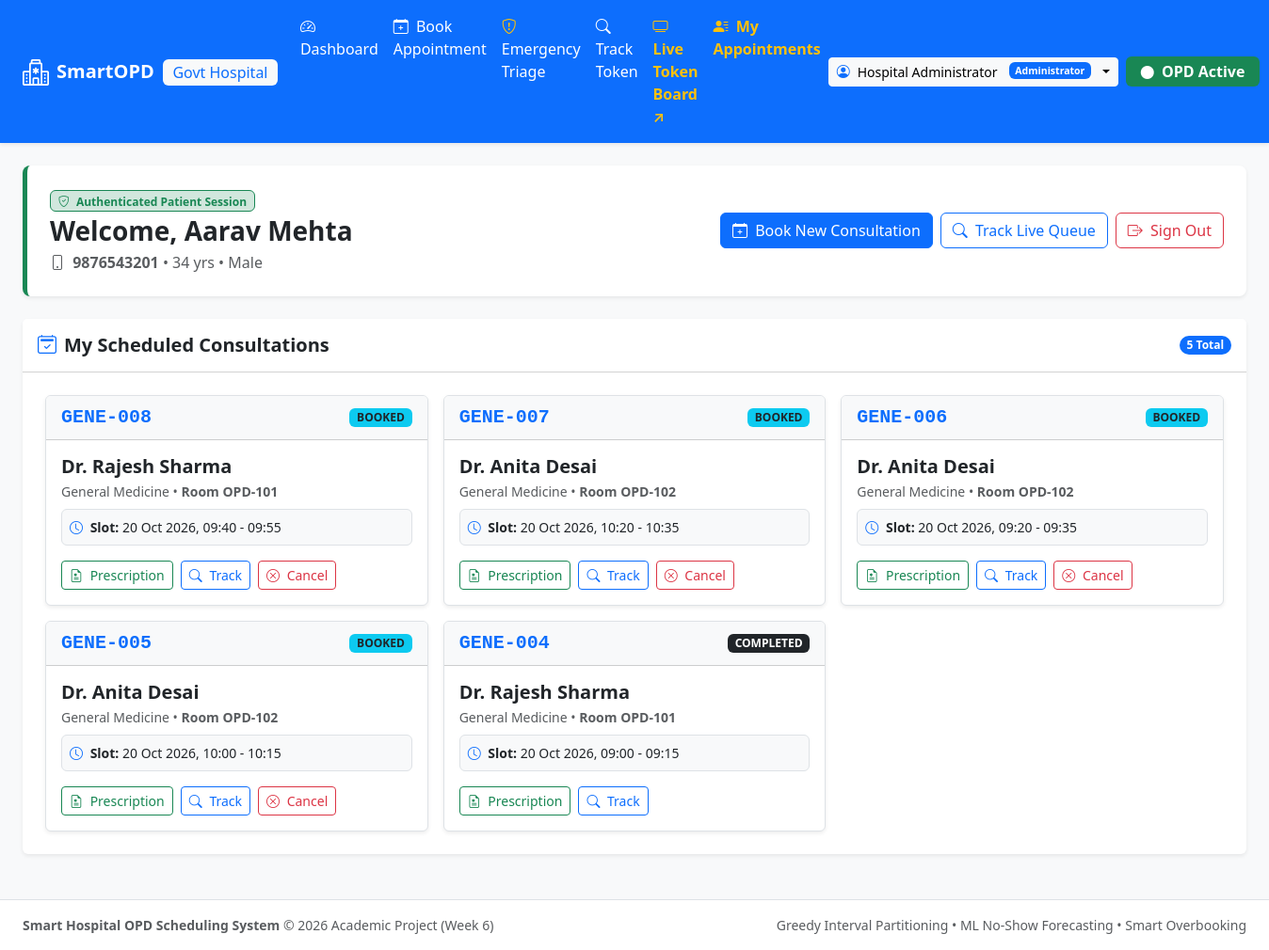
Screenshot of /patient/dashboard (signed in) with the database file from the repository.
### src/core/models.py (models this page shows, shortened)
class Patient(Base):
    __tablename__ = "patients"
    patient_id = Column(Integer, primary_key=True, autoincrement=True)
    name = Column(String(120), nullable=False)
    age = Column(Integer, nullable=False)
    gender = Column(String(10), nullable=False)
    phone = Column(String(20), unique=True, nullable=False, index=True)
    total_visits = Column(Integer, default=0, nullable=False)
    past_no_shows = Column(Integer, default=0, nullable=False)
    appointments = relationship("Appointment", back_populates="patient")
    triages = relationship("EmergencyTriage", back_populates="patient")

class Doctor(Base):
    __tablename__ = "doctors"
    doctor_id = Column(Integer, primary_key=True, autoincrement=True)
    name = Column(String(120), nullable=False)
    specialization = Column(String(100), nullable=False, index=True)
    room_number = Column(String(20), nullable=False)
    max_daily_capacity = Column(Integer, default=30, nullable=False)
    is_available = Column(Boolean, default=True, nullable=False)
    dept_id = Column(Integer, ForeignKey("departments.dept_id"), nullable=False)
    department = relationship("Department", back_populates="doctors")
    slots = relationship("TimeSlot", back_populates="doctor", cascade="all, delete-orphan")
    appointments = relationship("Appointment", back_populates="doctor")
    triages = relationship("EmergencyTriage", back_populates="doctor")

### app.py (the view)
    @app.route("/patient/dashboard")
    def patient_dashboard():
        patient_session = session.get("patient")
        if not patient_session:
            return redirect(url_for("login", next=request.path))
        patient_id = patient_session["patient_id"]
        service = get_service()
        patient = service.session.query(Patient).filter(Patient.patient_id == patient_id).first()
        if not patient:
            session.pop("patient", None)
            return redirect(url_for("login"))
        appointments = service.session.query(Appointment).filter(
            Appointment.patient_id == patient_id
        ).order_by(Appointment.appointment_id.desc()).all()
        appt_cards = []
        for a in appointments:
            appt_cards.append({
                "appointment_id": a.appointment_id,
                "token": service.generate_token(a),
                "doctor_name": a.doctor.name if a.doctor else "Unassigned",
                "specialization": a.doctor.specialization if a.doctor else "General",
                "room_number": a.doctor.room_number if a.doctor else "N/A",
                "slot_time": f"{a.slot.start_time.strftime('%d %b %Y, %H:%M')} - {a.slot.end_time.strftime('%H:%M')}" if a.slot else "TBD",
                "status": a.status.value,
                "can_cancel": a.status in [AppointmentStatus.BOOKED, AppointmentStatus.CONFIRMED, AppointmentStatus.CHECKED_IN],
                "has_prescription": a.prescription is not None
            })
        return render_template("patient_dashboard.html", patient=patient, appointments=appt_cards)

### src/db.py (called while the page is built)
def get_session():
    return ScopedSession()

### src/services.py (called while the page is built, shortened)
    def seed_initial_data_if_empty(self):
        if self.session.query(Department).count() > 0:
            return

    def generate_token(self, appointment: Appointment) -> str:
        dept_name = appointment.doctor.department.dept_name.upper() if appointment.doctor and appointment.doctor.department else "OPD"
        prefix = dept_name[:4]
        return f"{prefix}-{appointment.appointment_id:03d}"

### templates/patient_dashboard.html (shortened to what this page needs)
{% extends "base.html" %}
{% block content %}
<div class="row mb-4">
    <div class="col-12">
        <div class="p-4 bg-white rounded-3 shadow-sm border-start border-success border-5 d-flex justify-content-between align-items-center flex-wrap gap-3">
            <div>
                <div class="badge bg-success-subtle text-success border border-success mb-1">
                    <i class="bi bi-shield-check me-1"></i> Authenticated Patient Session
                </div>
                <h3 class="fw-bold mb-1 text-dark">Welcome, {{ patient.name }}</h3>
                <p class="text-muted mb-0">
                    <i class="bi bi-phone me-1"></i> <strong>{{ patient.phone }}</strong>
                    &bull; {{ patient.age }} yrs &bull; {{ patient.gender }}
                </p>
            </div>
            <div class="d-flex gap-2 flex-wrap">
                <a href="{{ url_for('patient_booking') }}" class="btn btn-primary">
                    <i class="bi bi-calendar-plus me-1"></i> Book New Consultation
                </a>
                <a href="{{ url_for('patient_token_tracker') }}" class="btn btn-outline-primary">
                    <i class="bi bi-search me-1"></i> Track Live Queue
                </a>
                <a href="{{ url_for('logout') }}" class="btn btn-outline-danger">
                    <i class="bi bi-box-arrow-right me-1"></i> Sign Out
                </a>
            </div>
        </div>
    </div>
</div>
<div class="card shadow-sm border-0 mb-4">
    <div class="card-header bg-white py-3 d-flex justify-content-between align-items-center">
        <h5 class="fw-bold mb-0 text-dark">
            <i class="bi bi-calendar2-check text-primary me-2"></i>My Scheduled Consultations
        </h5>
        <span class="badge bg-primary rounded-pill">{{ appointments|length }} Total</span>
    </div>
    <div class="card-body p-4">
        {% if appointments|length == 0 %}
        <div class="text-center py-5 text-muted">
            <i class="bi bi-calendar-x fs-1 opacity-50 mb-3 d-block"></i>
            <h5 class="fw-bold">No Appointments Found</h5>
            <p class="small text-muted mb-3">You currently have no active or historical outpatient bookings in this hospital.</p>
            <a href="{{ url_for('patient_booking') }}" class="btn btn-primary btn-sm">
                <i class="bi bi-plus-circle me-1"></i> Book Your First OPD Slot
            </a>
        </div>
        {% else %}
        <div class="row g-3">
            {% for appt in appointments %}
            <div class="col-md-6 col-lg-4" id="appt-card-{{ appt.appointment_id }}">
                <div class="card h-100 border shadow-sm {% if appt.status == 'CANCELLED' %}opacity-75 bg-light{% endif %}">
                    <div class="card-header bg-light py-2 d-flex justify-content-between align-items-center">
                        <span class="font-monospace fw-bold text-primary fs-5">{{ appt.token }}</span>
                        {% if appt.status == 'CONFIRMED' or appt.status == 'BOOKED' %}
                        <span class="badge bg-info text-dark" id="status-badge-{{ appt.appointment_id }}">{{ appt.status }}</span>
                        {% elif appt.status == 'CHECKED_IN' %}
                        <span class="badge bg-primary" id="status-badge-{{ appt.appointment_id }}">WAITING IN HALL</span>
                        {% elif appt.status == 'IN_CONSULTATION' %}
                        <span class="badge bg-success" id="status-badge-{{ appt.appointment_id }}">NOW CONSULTING</span>
                        {% elif appt.status == 'COMPLETED' %}
                        <span class="badge bg-dark" id="status-badge-{{ appt.appointment_id }}">COMPLETED</span>
                        {% elif appt.status == 'CANCELLED' %}
                        <span class="badge bg-danger" id="status-badge-{{ appt.appointment_id }}">CANCELLED</span>
                        {% else %}
                        <span class="badge bg-secondary" id="status-badge-{{ appt.appointment_id }}">{{ appt.status }}</span>
                        {% endif %}
                    </div>
                    <div class="card-body">
                        <h5 class="fw-bold mb-1">{{ appt.doctor_name }}</h5>
                        <div class="text-muted small mb-2">{{ appt.specialization }} &bull; <strong>Room {{ appt.room_number }}</strong></div>
                        <div class="p-2 bg-light rounded small mb-3 border">
                            <div><i class="bi bi-clock me-1 text-primary"></i> <strong>Slot:</strong> {{ appt.slot_time }}</div>
                        </div>
                        <div class="d-flex flex-wrap gap-2 mt-auto">
                            {% if appt.has_prescription %}
                            <a href="{{ url_for('view_prescription', appointment_id=appt.appointment_id) }}" target="_blank" class="btn btn-sm btn-outline-success">
                                <i class="bi bi-file-earmark-medical me-1"></i> Prescription
                            </a>
                            {% endif %}
                            <a href="{{ url_for('patient_token_tracker') }}?query={{ appt.token }}" class="btn btn-sm btn-outline-primary">
                                <i class="bi bi-search me-1"></i> Track
                            </a>
                            {% if appt.can_cancel %}
                            <button type="button" class="btn btn-sm btn-outline-danger" id="cancel-btn-{{ appt.appointment_id }}"
                                    onclick="cancelAppointment({{ appt.appointment_id }}, '{{ appt.token }}')">
                                <i class="bi bi-x-circle me-1"></i> Cancel
                            </button>
                            {% endif %}
                        </div>
                    </div>
                </div>
            </div>
            {% endfor %}
        </div>
        {% endif %}
    </div>
</div>
{% endblock %}

### static/css/style.css (style rules this page uses)
:root { --primary-color: #0d6efd; --success-color: #198754; --warning-color: #ffc107; --danger-color: #dc3545; --info-color: #0dcaf0; --card-shadow: 0 0.125rem 0.25rem rgba(0, 0, 0, 0.075); }
body { background-color: #f8fafc; color: #1e293b; font-family: system-ui, -apple-system, "Segoe UI", Roboto, "Helvetica Neue", Arial, sans-serif; }

### rows the page displays
Patient: name "Aarav Mehta", phone "9876543201", age "34", gender "Male"
Doctor: token "GENE-008", status "BOOKED", doctor_name "Dr. Rajesh Sharma", specialization "General Medicine", room_number "OPD-101", slot_time "20 Oct 2026, 09:40 - 09:55"
Doctor: token "GENE-007", status "BOOKED", doctor_name "Dr. Anita Desai", specialization "General Medicine", room_number "OPD-102", slot_time "20 Oct 2026, 10:20 - 10:35", token "GENE-006", slot_time "20 Oct 2026, 09:20 - 09:35", token "GENE-005", slot_time "20 Oct 2026, 10:00 - 10:15"
Doctor: token "GENE-004", doctor_name "Dr. Rajesh Sharma", specialization "General Medicine", room_number "OPD-101", slot_time "20 Oct 2026, 09:00 - 09:15"

### other values shown
{{ session['user'].get('name', 'Staff') }} "Hospital Administrator"
{{ session['user'].get('role', 'Staff') }} "Administrator"
{{ appointments|length }} "5"
